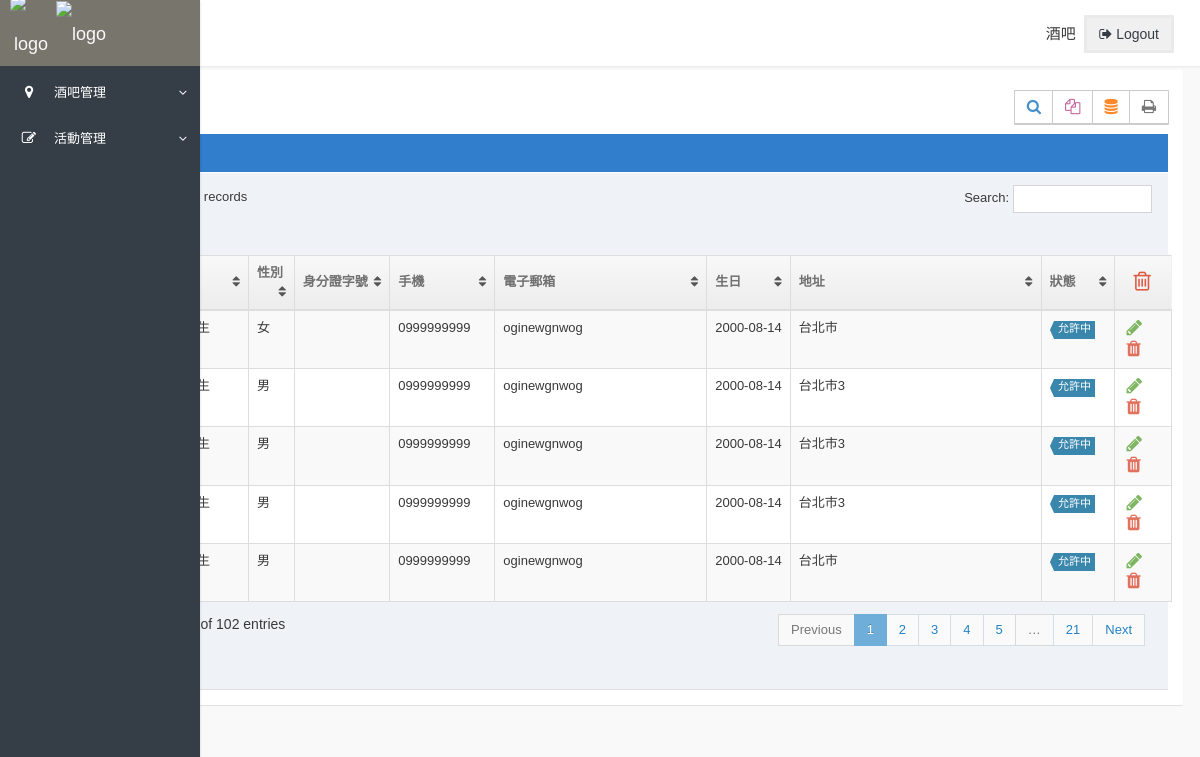
The page /member_list.php (signed in) on the database its author committed.
### tables this page shows
CREATE TABLE `address_book` (
  `sid` int(11) NOT NULL,
  `uid` varchar(10) NOT NULL,
  `m_level` enum('admin','member','business','bar') NOT NULL DEFAULT 'member',
  `name` varchar(255) NOT NULL,
  `m_sex` varchar(255) NOT NULL,
  `id_card` varchar(10) NOT NULL,
  `email` varchar(255) NOT NULL,
  `password` varchar(255) NOT NULL,
  `mobile` varchar(255) NOT NULL,
  `birthday` date DEFAULT NULL,
  `address` varchar(255) DEFAULT NULL,
  `created_at` datetime NOT NULL,
  `block` varchar(255) NOT NULL DEFAULT 'true'
);

### member_list.php (the view, shortened to what this page needs)
<?php
require __DIR__ . '/__connect_db.php';
$per_page = 999;
$page = isset($_GET['page']) ? intval($_GET['page']) : 1;
$sql = sprintf(
    "SELECT * FROM `address_book` WHERE `m_level` LIKE 'member' ORDER BY sid DESC LIMIT %s, %s",
    ($page - 1) * $per_page,
    $per_page
);
$stmt = $pdo->query($sql);
?>
<?php include __DIR__ . '/__html_head.php' ?>
<?php include __DIR__. '/__navbar.php' ?>
    <div class="pull-left">
        <button type="button" class="btn btn-white" onclick="window.location.href='member_data_insert.php'">新增會員</button>
    </div>
    <div class="clearfix">
        <div class="pull-right tableTools-container"></div>
    </div>
    <div class="table-header">
    </div>
    <table id="data-table" class="table table-striped table-bordered table-hover">
        <thead>
            <tr>
                <th scope="col" class="center">
                    <label class="pos-rel checkboxeach">
                        <span class="lbl"></span>
                    </label>
                </th>
                <th scope="col">#</th>
                <th scope="col">姓名</th>
                <th scope="col">性別</th>
                <th scope="col">身分證字號</th>
                <th scope="col">手機</th>
                <th scope="col">電子郵箱</th>
                <th scope="col">生日</th>
                <th scope="col">地址</th>
                <th scope="col">狀態</th>
                <th scope="col" style="text-align:center;">
                    <a class="red" href="javascript:delete_all()">
                        <i class="ace-icon fa fa-trash-o bigger-170"></i>
                    </a>
                </th>
            </tr>
        </thead>
        <tbody>
        <?php while($r=$stmt->fetch()) { ?>
            <tr>
                <td class="center">
                    <label class="pos-rel checkboxeach">
                        <span class="lbl"></span>
                    </label>
                </td>
                <td><?= htmlentities($r['sid']) ?></td>
                <td><?= htmlentities($r['name']) ?></td>
                <td><?= htmlentities($r['m_sex']) ?></td>
                <td><?= htmlentities($r['id_card']) ?></td>
                <td><?= htmlentities($r['mobile']) ?></td>
                <td><?= htmlentities($r['email']) ?></td>
                <td><?= htmlentities($r['birthday']) ?></td>
                <td><?= htmlentities($r['address']) ?></td>
                <td>
                    <?php if ($r['block']) { ?>
                        <a href="javascript:event_pre('<?= htmlentities($r['name']) ?>',false)"><span class="label label-sm label-info arrowed ">
                                允許中</a></span>
                    <?php } else { ?>
                        <a href="javascript:event_pre('<?= htmlentities($r['name']) ?>',true)"><span class="label label-sm label-inverse arrowed">
                                關閉中
                        </a></span>
                    <?php } ?>
                </td>
                <td>
                    <div class="action-buttons">
                        <a class="green" href="member_data_edit.php?sid=<?= $r['sid'] ?>">
                            <i class="ace-icon fa fa-pencil bigger-140"></i>
                        </a>
                        <a class="red" href="javascript:delete_one(<?= $r['sid'] ?>)">
                            <i class="ace-icon fa fa-trash bigger-140"></i>
                        </a>
                    </div>
                </td>
            </tr>
            <?php } ?>
        </tbody>
    </table>
<?php include __DIR__ . '/__html_foot.php' ?>

### __html_head.php (shortened to what this page needs)
<!DOCTYPE html>
<html>
<head>
    <link rel="stylesheet" type="text/css" href="lib/css/bootstrap.min.css">
    <link rel="stylesheet" type="text/css" href="lib/css/style.css">
    <link rel="stylesheet" type="text/css" href="lib/css/flat-bistro.css">
    <link rel="stylesheet" type="text/css" href="lib/css/animate.min.css">
    <link rel="stylesheet" type="text/css" href="lib/css/font-awesome.min.css">
    <link rel="stylesheet" type="text/css" href="lib/css/ace.min.css" class="ace-main-stylesheet" id="main-ace-style" />
    <link rel="stylesheet" type="text/css" href="lib/vegas/vegas.min.css">
</head>

### __navbar.php (shortened to what this page needs)
<body class="flat-bistro">
    <div class="app-container">
        <div class="row content-container">
            <nav class="navbar navbar-default navbar-fixed-top navbar-top">
                <div class="container-fluid">
                    <div class="navbar-header pull-left">
                        <button type="button" class="navbar-expand-toggle pt-1">
                            <i class="fa fa-bars icon"></i>
                        </button>
                        <ol class="breadcrumb navbar-breadcrumb" style="font-size:12px;">
                            <li style="font-size:25px;">
                                <a href="index.php"><i class="fa fa-home"></i></a>
                            </li>
                        </ol>
                    </div>
                    <div class="navbar-right pull-right" style="height:66px;line-height: 66px;">
                        <div class="pr-5">
                            <?php if(isset($_SESSION['loginUser'])): ?>
                            <div class="btn-group mr-1 pl-3"><h5><?= $_SESSION['loginUser']['nickname'] ?></h5></div>
                            <div class="btn-group">
                                <button type="button" class="btn btn-default">
                                    <a href="logout.php" style="text-decoration:none;">
                                        <i class="fa fa-sign-out"></i> Logout</a>
                                </button>
                            </div>
                            <?php endif; ?>
                        </div>
                    </div>
                </div>
            </nav>
			<div class="side-menu sidebar-inverse">
				<nav class="navbar navbar-default" role="navigation">
					<div class="side-menu-container">
						<div class="navbar-header">
                            <a class="navbar-brand" href="index.php">
                                <div class="icon">
                                    <img src="lib/images/logo-head.svg" alt="logo">
                                </div>
                            </a>
                        </div>
						<ul class="nav navbar-nav">
							<?php if (isset($_SESSION['loginUser']['m_level']) and in_array($_SESSION['loginUser']['m_level'], ['admin', 'bar'])) : ?>
							<li class="panel panel-default dropdown
							<?= $_SERVER['PHP_SELF'] == '/bistro/bar_list.php' ? 'active' : '' ?>
							<?= $_SERVER['PHP_SELF'] == '/bistro/bar_data_insert.php' ? 'active' : '' ?>
							">
								<a data-toggle="collapse" href="#dropdown-bar">
									<span class="icon fa fa-map-marker"></span><span class="title">酒吧管理</span>
								</a>
							</li>
							<?php else : ?>
							<?php endif; ?>
							<?php if (isset($_SESSION['loginUser']['m_level']) and in_array($_SESSION['loginUser']['m_level'], ['admin', 'bar'])) : ?>
							<li class="panel panel-default dropdown
							<?= $_SERVER['PHP_SELF'] == '/bistro/activity_list.php' ? 'active' : '' ?>
							<?= $_SERVER['PHP_SELF'] == '/bistro/activity_data_insert.php' ? 'active' : '' ?>
							">
								<a data-toggle="collapse" href="#dropdown-activity">
									<span class="icon fa fa-pencil-square-o"></span><span class="title">活動管理</span>
								</a>
							</li>
							<?php else : ?>
							<?php endif; ?>
						</ul>
					</div>
				</nav>
			</div>
			<div class="container-fluid">
                <div class="side-body">
                    <div class="row">
                        <div class="col-xs-12">
                            <div class="card">
                                <div class="card-body">

### __html_foot.php (shortened to what this page needs)
                                </div>
                            </div>
                        </div>
                    </div>
                </div>
            </div>
        </div>
</body>
</html>

### __html_head.php (style rules this page uses)
* { font-family: 'Noto Sans TC', sans-serif; }

### rows shown on the page
address_book: name "謝先生", m_sex "男", mobile "0999999999", email "oginewgnwog", birthday "2000-08-14", address "台北市"
address_book: name "謝先生", m_sex "男", mobile "0999999999", email "oginewgnwog", birthday "2000-08-14", address "台北市3"
address_book: name "謝先生", m_sex "男", mobile "0999999999", email "oginewgnwog", birthday "2000-08-14", address "台北市3"
address_book: name "謝先生", m_sex "男", mobile "0999999999", email "oginewgnwog", birthday "2000-08-14", address "台北市3"
address_book: name "謝先生", m_sex "女", mobile "0999999999", email "oginewgnwog", birthday "2000-08-14", address "台北市"

### other values the page prints
$_SESSION['loginUser']['nickname'] "酒吧"
